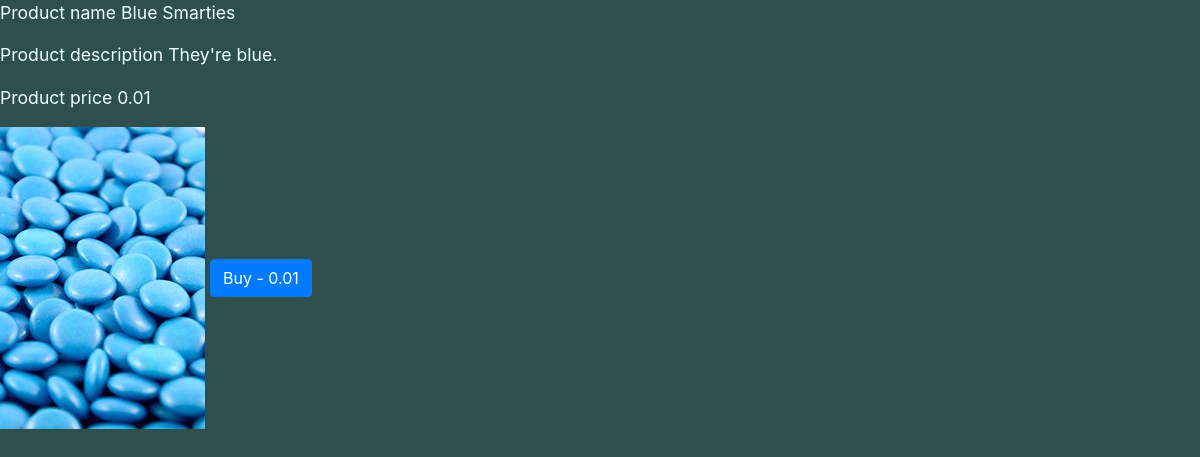
/singleproduct/2, run on the app's committed database.
### SimmosSmarties/models.py (models this page shows)
class Product(models.Model):
    id = models.AutoField(primary_key=True)
    name = models.CharField(max_length=200)
    description = models.CharField(max_length=500)
    price = models.DecimalField(max_digits=10, decimal_places=2)
    picture = models.FileField(upload_to='product_img', blank=True)

### SimmosSmarties/views.py (the view)
# urls.py: path('singleproduct/<int:prodid>', views.single_product, name="single_product"),
def single_product(request, prodid):
    prod = get_object_or_404(Product, pk=prodid)
    return render(request, 'single_product.html', {'product': prod})

### SimmosSmarties/templates/single_product.html (shortened to what this page needs)
{% extends "test.html" %}
{% block content %}
    <p>Product name {{ product.name }}</p>
    <p>Product description {{ product.description }} </p>
    <p>Product price {{ product.price }}</p>
    <img src="{{ product.picture.url }}">
    <a href="/addbasket/{{ product.id }}" class="btn btn-primary">Buy - {{ product.price }}
{% endblock %}

### SimmosSmarties/static/css.css (style rules this page uses)
body { background-color: darkslategrey; color: azure; font-size: 1.1em; }

### data on the page
Product: name "Blue Smarties", description "They're blue.", price "0.01", picture (picture)
